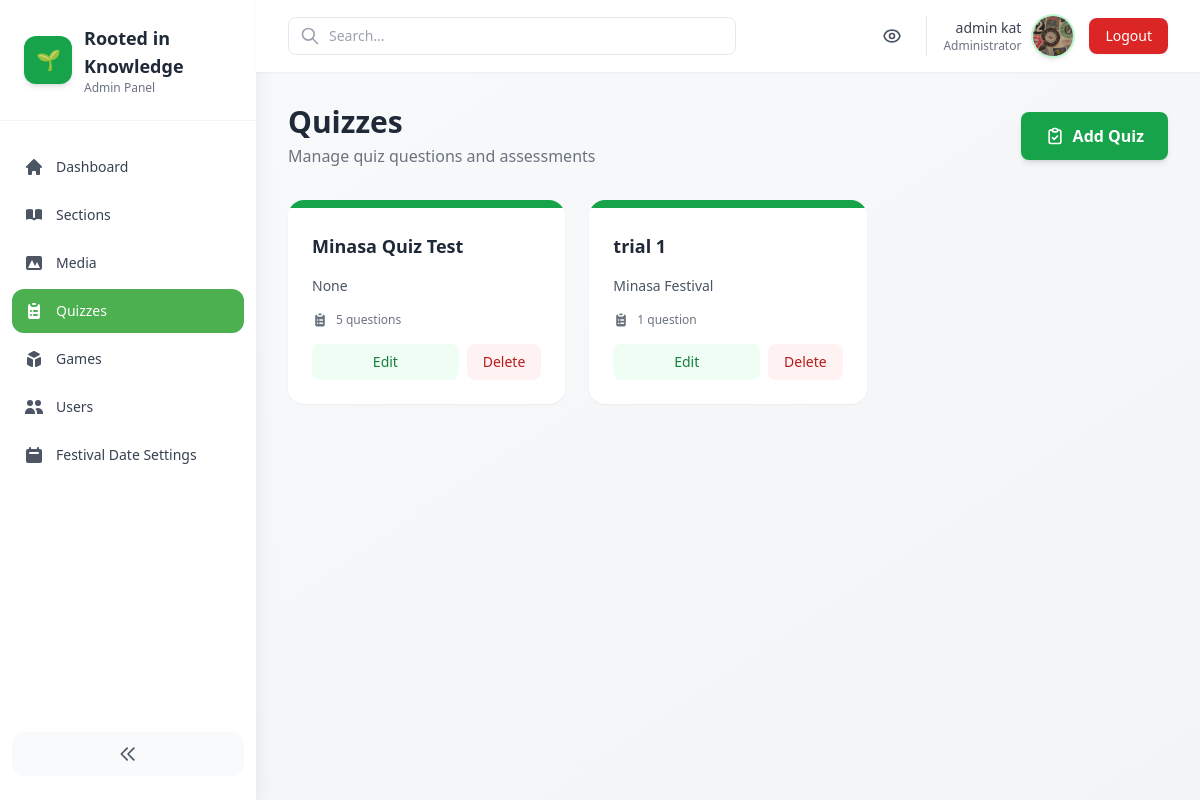
The app's page /admin-panel/quizzes/ (signed in) with its own data.
### core/models.py (models this page shows, shortened)
class StudentProfile(models.Model):
    user = models.OneToOneField(settings.AUTH_USER_MODEL, on_delete=models.CASCADE)
    full_name = models.CharField(max_length=200, blank=True)
    profile_picture = models.ImageField(upload_to='profile_pics/', blank=True, null=True)
    birthday = models.DateField(null=True, blank=True)
    grade = models.PositiveSmallIntegerField(null=True, blank=True)
    must_change_password = models.BooleanField(default=True)
    created_at = models.DateTimeField(auto_now_add=True)

class Article(models.Model):
    CATEGORY_CHOICES = [
        ('planting', 'Planting & Science'),
        ('culture', 'Culture & History'),
        ('economics', 'Economics & Sustainability'),
        ('creative', 'Creative Minasa'),
    ]
    title = models.CharField(max_length=200)
    slug = models.SlugField(unique=True)
    category = models.CharField(max_length=50, choices=CATEGORY_CHOICES)
    excerpt = models.TextField(blank=True)
    content = models.TextField()
    video = models.FileField(upload_to='videos/', blank=True, null=True)
    pdf = models.FileField(upload_to='pdfs/', blank=True, null=True)
    cover_image = models.ImageField(upload_to='article_covers/', blank=True, null=True)
    created_at = models.DateTimeField(auto_now_add=True)
    def __str__(self):
        return self.title

### quizzes/models.py (models this page shows, shortened)
class Quiz(models.Model):
    title = models.CharField(max_length=200)
    article = models.ForeignKey(Article, on_delete=models.SET_NULL, null=True, blank=True)
    description = models.TextField(blank=True, null=True, help_text="Optional description of the quiz")

### core/admin_panel/views.py (the view)
# urls.py: path('admin-panel/quizzes/', admin_views.QuizListView.as_view(), name='admin_quizzes'),
@method_decorator(staff_member_required, name='dispatch')
class QuizListView(ListView):
    model = Quiz
    template_name = 'core/admin_panel/quiz_list.html'
    context_object_name = 'quizzes'
    paginate_by = 12

### core/templates/core/admin_panel/quiz_list.html (shortened to what this page needs)
{% extends 'core/admin_panel/base.html' %}
{% block content %}
<div class="flex flex-col sm:flex-row sm:items-center sm:justify-between mb-8 gap-4">
  <div>
    <h1 class="text-3xl font-bold text-gray-800">Quizzes</h1>
    <p class="text-gray-500 mt-1">Manage quiz questions and assessments</p>
  </div>
  <a href="{% url 'core:admin_quiz_add' %}" class="inline-flex items-center justify-center gap-2 px-6 py-3 bg-green-600 text-white font-semibold rounded-lg hover:bg-green-700 transition-all shadow-md hover:shadow-lg">
    <svg class="w-5 h-5" fill="none" stroke="currentColor" viewBox="0 0 24 24">
      <path stroke-linecap="round" stroke-linejoin="round" stroke-width="2" d="M9 5H7a2 2 0 00-2 2v12a2 2 0 002 2h10a2 2 0 002-2V7a2 2 0 00-2-2h-2M9 5a2 2 0 002 2h2a2 2 0 002-2M9 5a2 2 0 012-2h2a2 2 0 012 2m-6 9l2 2 4-4"></path>
    </svg>
    Add Quiz
  </a>
</div>
<div class="grid grid-cols-1 md:grid-cols-2 lg:grid-cols-3 gap-6">
  {% for q in quizzes %}
  <div class="bg-white rounded-2xl shadow-sm hover:shadow-md transition-all overflow-hidden">
    <div class="h-2 bg-green-600"></div>
    <div class="p-6">
      <div class="flex items-start justify-between mb-3">
        <div class="flex-1">
          <h3 class="text-lg font-bold text-gray-800 mb-1">{{ q.title }}</h3>
        </div>
      </div>
      <p class="text-gray-600 text-sm mb-4 line-clamp-3">{{ q.article|truncatewords:20 }}</p>
      <div class="flex items-center gap-2 text-xs text-gray-500 mb-4">
        <span>{{ q.questions.count }} question{{ q.questions.count|pluralize }}</span>
      </div>
      <div class="flex gap-2">
        <a href="{% url 'core:admin_quiz_edit' q.pk %}" class="flex-1 px-4 py-2 bg-green-50 text-green-700 text-sm font-medium rounded-lg hover:bg-green-100 transition-colors text-center">
          Edit
        </a>
        <a href="{% url 'core:admin_quiz_delete' q.pk %}" class="px-4 py-2 bg-red-50 text-red-700 text-sm font-medium rounded-lg hover:bg-red-100 transition-colors">
          Delete
        </a>
      </div>
    </div>
  </div>
  {% endfor %}
</div>
{% endblock %}

### core/templates/core/admin_panel/base.html (shortened to what this page needs)
<!doctype html>
<html lang="en">
  <head>
    <script src="https://cdn.tailwindcss.com"></script>
  </head>
  <body class="bg-gradient-to-br from-gray-50 to-gray-100 min-h-screen antialiased" x-data="{ sidebarOpen: true, mobileMenuOpen: false }">
    <div class="min-h-screen flex">
      <aside :class="sidebarOpen ? 'w-64' : 'w-20'" class="bg-white shadow-xl transition-all duration-300 h-screen sticky top-0 hidden lg:block">
        <div class="p-6 border-b border-gray-100">
          <div class="flex items-center gap-3">
            <div class="w-12 h-12 bg-green-600 rounded-xl flex items-center justify-center text-white shadow-md flex-shrink-0">
              <span class="text-xl">🌱</span>
            </div>
            <div x-show="sidebarOpen" x-transition>
              <div class="text-lg font-bold text-gray-800">Rooted in Knowledge</div>
              <p class="text-xs text-gray-500">Admin Panel</p>
            </div>
          </div>
        </div>
        <nav class="mt-6 px-3">
          <ul class="space-y-1 text-sm">
            <li>
              <a href="{% url 'core:admin_dashboard' %}" class="flex items-center gap-3 p-3 rounded-xl hover:bg-green-50 transition-all group {% if request.resolver_match.url_name == 'admin_dashboard' %}active-nav{% endif %}">
                <svg class="w-5 h-5 flex-shrink-0 {% if request.resolver_match.url_name == 'admin_dashboard' %}text-white{% else %}text-gray-600 group-hover:text-green-600{% endif %}" fill="currentColor" viewBox="0 0 20 20">
                  <path d="M10.707 2.293a1 1 0 00-1.414 0l-7 7a1 1 0 001.414 1.414L4 10.414V17a1 1 0 001 1h2a1 1 0 001-1v-2a1 1 0 011-1h2a1 1 0 011 1v2a1 1 0 001 1h2a1 1 0 001-1v-6.586l.293.293a1 1 0 001.414-1.414l-7-7z"></path>
                </svg>
                <span x-show="sidebarOpen" class="font-medium {% if request.resolver_match.url_name == 'admin_dashboard' %}text-white{% else %}text-gray-700 group-hover:text-green-600{% endif %}">Dashboard</span>
              </a>
            </li>
            <li>
              <a href="{% url 'core:admin_sections' %}" class="flex items-center gap-3 p-3 rounded-xl hover:bg-green-50 transition-all group {% if 'section' in request.resolver_match.url_name %}active-nav{% endif %}">
                <svg class="w-5 h-5 flex-shrink-0 {% if 'section' in request.resolver_match.url_name %}text-white{% else %}text-gray-600 group-hover:text-green-600{% endif %}" fill="currentColor" viewBox="0 0 20 20">
                  <path d="M9 4.804A7.968 7.968 0 005.5 4c-1.255 0-2.443.29-3.5.804v10A7.969 7.969 0 015.5 14c1.669 0 3.218.51 4.5 1.385A7.962 7.962 0 0114.5 14c1.255 0 2.443.29 3.5.804v-10A7.968 7.968 0 0014.5 4c-1.255 0-2.443.29-3.5.804V12a1 1 0 11-2 0V4.804z"></path>
                </svg>
                <span x-show="sidebarOpen" class="font-medium {% if 'section' in request.resolver_match.url_name %}text-white{% else %}text-gray-700 group-hover:text-green-600{% endif %}">Sections</span>
              </a>
            </li>
            <li>
              <a href="{% url 'core:admin_media' %}" class="flex items-center gap-3 p-3 rounded-xl hover:bg-green-50 transition-all group {% if 'media' in request.resolver_match.url_name %}active-nav{% endif %}">
                <svg class="w-5 h-5 flex-shrink-0 {% if 'media' in request.resolver_match.url_name %}text-white{% else %}text-gray-600 group-hover:text-green-600{% endif %}" fill="currentColor" viewBox="0 0 20 20">
                  <path fill-rule="evenodd" d="M4 3a2 2 0 00-2 2v10a2 2 0 002 2h12a2 2 0 002-2V5a2 2 0 00-2-2H4zm12 12H4l4-8 3 6 2-4 3 6z" clip-rule="evenodd"></path>
                </svg>
                <span x-show="sidebarOpen" class="font-medium {% if 'media' in request.resolver_match.url_name %}text-white{% else %}text-gray-700 group-hover:text-green-600{% endif %}">Media</span>
              </a>
            </li>
            <li>
              <a href="{% url 'core:admin_quizzes' %}" class="flex items-center gap-3 p-3 rounded-xl hover:bg-green-50 transition-all group {% if 'quiz' in request.resolver_match.url_name %}active-nav{% endif %}">
                <svg class="w-5 h-5 flex-shrink-0 {% if 'quiz' in request.resolver_match.url_name %}text-white{% else %}text-gray-600 group-hover:text-green-600{% endif %}" fill="currentColor" viewBox="0 0 20 20">
                  <path d="M9 2a1 1 0 000 2h2a1 1 0 100-2H9z"></path>
                  <path fill-rule="evenodd" d="M4 5a2 2 0 012-2 3 3 0 003 3h2a3 3 0 003-3 2 2 0 012 2v11a2 2 0 01-2 2H6a2 2 0 01-2-2V5zm3 4a1 1 0 000 2h.01a1 1 0 100-2H7zm3 0a1 1 0 000 2h3a1 1 0 100-2h-3zm-3 4a1 1 0 100 2h.01a1 1 0 100-2H7zm3 0a1 1 0 100 2h3a1 1 0 100-2h-3z" clip-rule="evenodd"></path>
                </svg>
                <span x-show="sidebarOpen" class="font-medium {% if 'quiz' in request.resolver_match.url_name %}text-white{% else %}text-gray-700 group-hover:text-green-600{% endif %}">Quizzes</span>
              </a>
            </li>
            <li>
              <a href="{% url 'core:admin_games' %}" class="flex items-center gap-3 p-3 rounded-xl hover:bg-green-50 transition-all group {% if 'game' in request.resolver_match.url_name %}active-nav{% endif %}">
                <svg class="w-5 h-5 flex-shrink-0 {% if 'game' in request.resolver_match.url_name %}text-white{% else %}text-gray-600 group-hover:text-green-600{% endif %}" fill="currentColor" viewBox="0 0 20 20">
                  <path d="M11 17a1 1 0 001.447.894l4-2A1 1 0 0017 15V9.236a1 1 0 00-1.447-.894l-4 2a1 1 0 00-.553.894V17zM15.211 6.276a1 1 0 000-1.788l-4.764-2.382a1 1 0 00-.894 0L4.789 4.488a1 1 0 000 1.788l4.764 2.382a1 1 0 00.894 0l4.764-2.382zM4.447 8.342A1 1 0 003 9.236V15a1 1 0 00.553.894l4 2A1 1 0 009 17v-5.764a1 1 0 00-.553-.894l-4-2z"></path>
                </svg>
                <span x-show="sidebarOpen" class="font-medium {% if 'game' in request.resolver_match.url_name %}text-white{% else %}text-gray-700 group-hover:text-green-600{% endif %}">Games</span>
              </a>
            </li>
            <li>
              <a href="{% url 'core:admin_users' %}" class="flex items-center gap-3 p-3 rounded-xl hover:bg-green-50 transition-all group {% if 'user' in request.resolver_match.url_name %}active-nav{% endif %}">
                <svg class="w-5 h-5 flex-shrink-0 {% if 'user' in request.resolver_match.url_name %}text-white{% else %}text-gray-600 group-hover:text-green-600{% endif %}" fill="currentColor" viewBox="0 0 20 20">
                  <path d="M9 6a3 3 0 11-6 0 3 3 0 016 0zM17 6a3 3 0 11-6 0 3 3 0 016 0zM12.93 17c.046-.327.07-.66.07-1a6.97 6.97 0 00-1.5-4.33A5 5 0 0119 16v1h-6.07zM6 11a5 5 0 015 5v1H1v-1a5 5 0 015-5z"></path>
                </svg>
                <span x-show="sidebarOpen" class="font-medium {% if 'user' in request.resolver_match.url_name %}text-white{% else %}text-gray-700 group-hover:text-green-600{% endif %}">Users</span>
              </a>
            </li>
            <li>
              <a href="{% url 'core:admin_festival_date_settings' %}" class="flex items-center gap-3 p-3 rounded-xl hover:bg-green-50 transition-all group {% if 'festival_date' in request.resolver_match.url_name %}active-nav{% endif %}">
                <svg class="w-5 h-5 flex-shrink-0 {% if 'festival_date' in request.resolver_match.url_name %}text-white{% else %}text-gray-600 group-hover:text-green-600{% endif %}" fill="currentColor" viewBox="0 0 20 20">
                  <path fill-rule="evenodd" d="M6 2a1 1 0 00-1 1v1H4a2 2 0 00-2 2v10a2 2 0 002 2h12a2 2 0 002-2V6a2 2 0 00-2-2h-1V3a1 1 0 10-2 0v1H7V3a1 1 0 00-1-1zm0 5a1 1 0 000 2h8a1 1 0 100-2H6z" clip-rule="evenodd"></path>
                </svg>
                <span x-show="sidebarOpen" class="font-medium {% if 'festival_date' in request.resolver_match.url_name %}text-white{% else %}text-gray-700 group-hover:text-green-600{% endif %}">Festival Date Settings</span>
              </a>
            </li>
          </ul>
        </nav>
        <div class="absolute bottom-6 left-0 right-0 px-3">
          <button @click="sidebarOpen = !sidebarOpen" class="w-full p-3 bg-gray-50 hover:bg-gray-100 rounded-xl transition-all flex items-center justify-center">
            <svg class="w-5 h-5 text-gray-600" fill="none" stroke="currentColor" viewBox="0 0 24 24">
              <path stroke-linecap="round" stroke-linejoin="round" stroke-width="2" d="M11 19l-7-7 7-7m8 14l-7-7 7-7"></path>
            </svg>
          </button>
        </div>
      </aside>
      <div class="flex-1 flex flex-col min-w-0">
        <header class="bg-white shadow-sm sticky top-0 z-40">
          <div class="px-4 sm:px-6 lg:px-8 py-4 flex items-center justify-between">
            <div class="flex items-center gap-4 flex-1">
              <div class="relative max-w-md w-full">
                <input type="search" placeholder="Search..." class="w-full pl-10 pr-4 py-2 border border-gray-200 rounded-lg focus:outline-none focus:ring-2 focus:ring-green-500 focus:border-transparent text-sm" />
                <svg class="w-5 h-5 text-gray-400 absolute left-3 top-1/2 -translate-y-1/2" fill="none" stroke="currentColor" viewBox="0 0 24 24">
                  <path stroke-linecap="round" stroke-linejoin="round" stroke-width="2" d="M21 21l-6-6m2-5a7 7 0 11-14 0 7 7 0 0114 0z"></path>
                </svg>
              </div>
            </div>
            <div class="flex items-center gap-4">
              <a href="/" class="p-2 hover:bg-gray-100 rounded-lg transition" title="View Site">
              </a>
             <a href="{% url 'core:profile' %}">
              <div class="flex items-center gap-3 pl-4 border-l border-gray-200">
                <div class="text-right hidden sm:block">
                  <div class="text-sm font-medium text-gray-700">{{ user.username }}</div>
                  <div class="text-xs text-gray-500">Administrator</div>
                </div>
                {% if user.studentprofile.profile_picture %}
                  <img src="{{ user.studentprofile.profile_picture.url }}" alt="{{ user.username }}" class="w-10 h-10 rounded-full object-cover shadow-md ring-2 ring-green-200">
                {% else %}
                  <div class="w-10 h-10 bg-green-600 rounded-full flex items-center justify-center text-white font-semibold shadow-md">
                    {{ user.username|slice:":1"|upper }}
                  </div>
                {% endif %}
              </div>
             </a>
              <a href="{% url 'logout' %}" class="px-4 py-2 text-sm font-medium text-white bg-red-600 hover:bg-red-700 rounded-lg shadow-sm hover:shadow-md transition-all duration-200">
                Logout
              </a>
            </div>
          </div>
        </header>
        <main class="flex-1 p-4 sm:p-6 lg:p-8">
          {% block content %}{% endblock %}
        </main>
      </div>
    </div>
  </body>
</html>

### core/templates/core/admin_panel/base.html (style rules this page uses)
:root { --green: #4CAF50; --orange: #FF9800; }
.active-nav { background: #4CAF50; color: white; }

### records on screen
Quiz: title "Minasa Quiz Test", article "None", questions.count "5"
Quiz: title "trial 1", article "Minasa Festival", questions.count "1"

### other values on screen
{{ user.username }} "admin kat"
